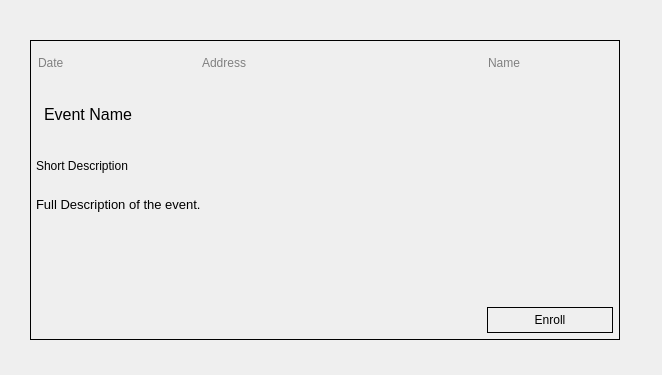
<?xml version="1.0" encoding="UTF-8"?>
<ui version="4.0">
 <class>Form</class>
 <widget class="QWidget" name="Form">
  <property name="geometry">
   <rect>
    <x>0</x>
    <y>0</y>
    <width>662</width>
    <height>375</height>
   </rect>
  </property>
  <property name="windowTitle">
   <string>Form</string>
  </property>
  <widget class="QWidget" name="event_widget" native="true">
   <property name="geometry">
    <rect>
     <x>30</x>
     <y>40</y>
     <width>590</width>
     <height>300</height>
    </rect>
   </property>
   <property name="minimumSize">
    <size>
     <width>590</width>
     <height>300</height>
    </size>
   </property>
   <property name="styleSheet">
    <string notr="true">border: 1px solid black;</string>
   </property>
   <layout class="QGridLayout" name="gridLayout">
    <item row="4" column="0" colspan="3">
     <spacer name="horizontalSpacer">
      <property name="orientation">
       <enum>Qt::Horizontal</enum>
      </property>
      <property name="sizeHint" stdset="0">
       <size>
        <width>423</width>
        <height>37</height>
       </size>
      </property>
     </spacer>
    </item>
    <item row="2" column="0" colspan="4">
     <widget class="QLabel" name="short_description_label">
      <property name="minimumSize">
       <size>
        <width>580</width>
        <height>30</height>
       </size>
      </property>
      <property name="autoFillBackground">
       <bool>false</bool>
      </property>
      <property name="styleSheet">
       <string notr="true">border: none; margin-left: 3px;</string>
      </property>
      <property name="text">
       <string>Short Description</string>
      </property>
      <property name="textFormat">
       <enum>Qt::MarkdownText</enum>
      </property>
      <property name="margin">
       <number>4</number>
      </property>
     </widget>
    </item>
    <item row="3" column="0" colspan="4">
     <widget class="QLabel" name="description_label">
      <property name="minimumSize">
       <size>
        <width>580</width>
        <height>100</height>
       </size>
      </property>
      <property name="font">
       <font>
        <pointsize>10</pointsize>
       </font>
      </property>
      <property name="styleSheet">
       <string notr="true">border: none; margin-left: 3px;</string>
      </property>
      <property name="text">
       <string>Full Description of the event.</string>
      </property>
      <property name="alignment">
       <set>Qt::AlignLeading|Qt::AlignLeft|Qt::AlignTop</set>
      </property>
      <property name="wordWrap">
       <bool>true</bool>
      </property>
      <property name="margin">
       <number>4</number>
      </property>
     </widget>
    </item>
    <item row="0" column="0">
     <widget class="QLabel" name="date_label">
      <property name="minimumSize">
       <size>
        <width>170</width>
        <height>0</height>
       </size>
      </property>
      <property name="styleSheet">
       <string notr="true">color: grey; border: none; padding: 5px;</string>
      </property>
      <property name="text">
       <string>Date</string>
      </property>
     </widget>
    </item>
    <item row="0" column="1" colspan="2">
     <widget class="QLabel" name="address_label">
      <property name="minimumSize">
       <size>
        <width>280</width>
        <height>0</height>
       </size>
      </property>
      <property name="styleSheet">
       <string notr="true">color: grey; border: none; padding: 5px;</string>
      </property>
      <property name="text">
       <string>Address</string>
      </property>
      <property name="margin">
       <number>0</number>
      </property>
     </widget>
    </item>
    <item row="4" column="3">
     <widget class="QPushButton" name="enroll_button">
      <property name="minimumSize">
       <size>
        <width>140</width>
        <height>40</height>
       </size>
      </property>
      <property name="font">
       <font>
        <pointsize>9</pointsize>
       </font>
      </property>
      <property name="cursor">
       <cursorShape>PointingHandCursor</cursorShape>
      </property>
      <property name="styleSheet">
       <string notr="true">margin: 7px;</string>
      </property>
      <property name="text">
       <string>Enroll</string>
      </property>
     </widget>
    </item>
    <item row="0" column="3">
     <widget class="QLabel" name="company_name_label">
      <property name="minimumSize">
       <size>
        <width>140</width>
        <height>0</height>
       </size>
      </property>
      <property name="styleSheet">
       <string notr="true">color: grey; border: none; padding: 5px;</string>
      </property>
      <property name="text">
       <string>Name</string>
      </property>
     </widget>
    </item>
    <item row="1" column="0" colspan="4">
     <widget class="QLabel" name="event_name_label">
      <property name="minimumSize">
       <size>
        <width>580</width>
        <height>0</height>
       </size>
      </property>
      <property name="font">
       <font>
        <pointsize>12</pointsize>
       </font>
      </property>
      <property name="styleSheet">
       <string notr="true">border: none; margin-left: 10px;</string>
      </property>
      <property name="text">
       <string>Event Name</string>
      </property>
      <property name="margin">
       <number>0</number>
      </property>
     </widget>
    </item>
   </layout>
  </widget>
 </widget>
 <resources/>
 <connections/>
</ui>
